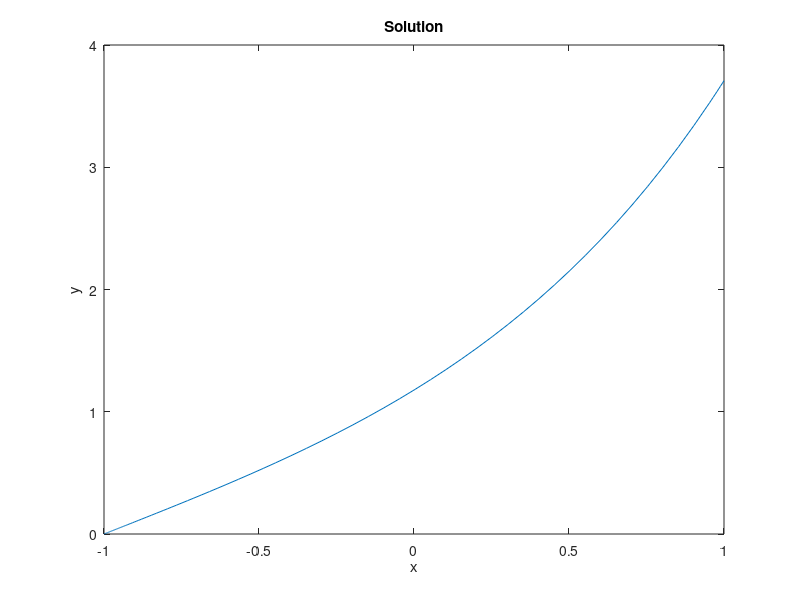

Source code (MATLAB):
clc;clear;
ode = @(x, y) [y(2); y(3); y(2) + sqrt(x^5 * tan(y(1)) - cos(y(1))) / y(2)];

y0 = [0, 1, 0];
rangex = [-1, 1];

[x, y] = ode45(ode, rangex, y0);

plot(x, y(:,1));
xlabel('x');
ylabel('y');
title('Solution');